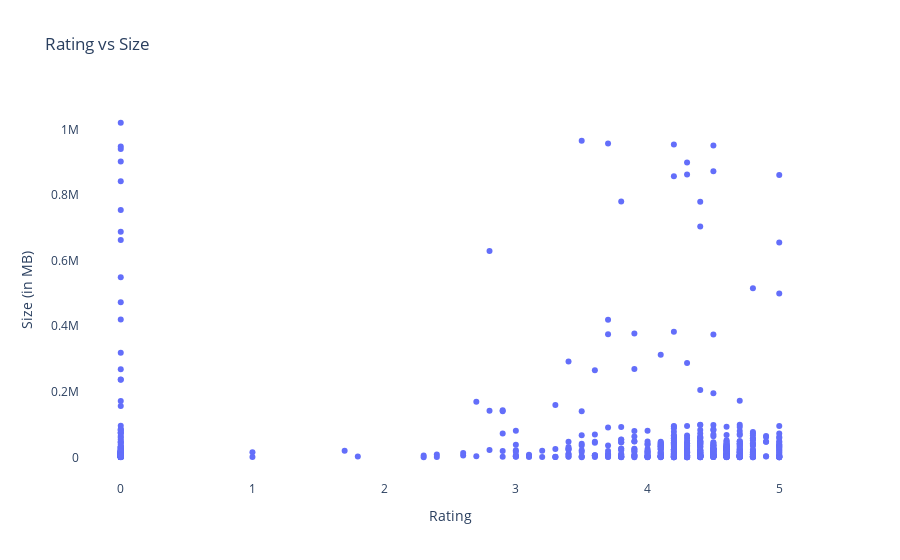

Notebook cell for this chart:
### Markdown cell above
# **<font color="RED"> Rating VS paid applications </font>**

### Code cell
temp_googleplaystore = googleplaystore[googleplaystore.Type == 'Paid']
temp_googleplaystore = temp_googleplaystore[temp_googleplaystore.Size > 5]

data = [{
    'x' : temp_googleplaystore['Rating'],
    'type':'scatter',
    'y' : temp_googleplaystore['Size'],
    'mode' : 'markers',
    'text' : googleplaystore['Size'],
    } for t in set(temp_googleplaystore.Type)]


layout = {'title':"Rating vs Size", 
          'xaxis': {'title' : 'Rating'},
          'yaxis' : {'title' : 'Size (in MB)'},
         'plot_bgcolor': 'rgb(255,255,255)'}

plotly.offline.iplot({'data': data, 'layout': layout})

### Figure 1 — Plotly figure (JSON) as saved in the notebook; plotly's stock layout.template omitted (floating-point values rounded to 4 significant figures; data arrays with more than 128 entries replaced by an {"elided": "..."} marker saying what was removed)
{"data": [{"mode": "markers", "text": {"elided": "9659 float values"}, "type": "scatter", "x": {"elided": "685 float values"}, "y": {"elided": "685 float values"}}], "layout": {"plot_bgcolor": "rgb(255,255,255)", "title": {"text": "Rating vs Size"}, "xaxis": {"title": {"text": "Rating"}}, "yaxis": {"title": {"text": "Size (in MB)"}}}}
